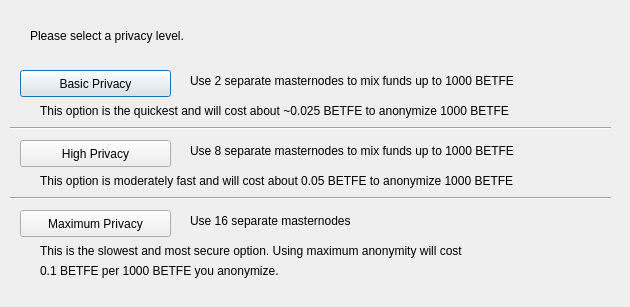
<?xml version="1.0" encoding="UTF-8"?>
<ui version="4.0">
 <class>DarksendConfig</class>
 <widget class="QDialog" name="DarksendConfig">
  <property name="geometry">
   <rect>
    <x>0</x>
    <y>0</y>
    <width>630</width>
    <height>307</height>
   </rect>
  </property>
  <property name="windowTitle">
   <string>Configure PrivateSend</string>
  </property>
  <widget class="QPushButton" name="buttonBasic">
   <property name="geometry">
    <rect>
     <x>20</x>
     <y>70</y>
     <width>151</width>
     <height>27</height>
    </rect>
   </property>
   <property name="text">
    <string>Basic Privacy</string>
   </property>
  </widget>
  <widget class="QPushButton" name="buttonHigh">
   <property name="geometry">
    <rect>
     <x>20</x>
     <y>140</y>
     <width>151</width>
     <height>27</height>
    </rect>
   </property>
   <property name="text">
    <string>High Privacy</string>
   </property>
  </widget>
  <widget class="QPushButton" name="buttonMax">
   <property name="geometry">
    <rect>
     <x>20</x>
     <y>210</y>
     <width>151</width>
     <height>27</height>
    </rect>
   </property>
   <property name="text">
    <string>Maximum Privacy</string>
   </property>
  </widget>
  <widget class="QLabel" name="label">
   <property name="geometry">
    <rect>
     <x>30</x>
     <y>20</y>
     <width>571</width>
     <height>31</height>
    </rect>
   </property>
   <property name="text">
    <string>Please select a privacy level.</string>
   </property>
  </widget>
  <widget class="QLabel" name="label_2">
   <property name="geometry">
    <rect>
     <x>190</x>
     <y>70</y>
     <width>421</width>
     <height>21</height>
    </rect>
   </property>
   <property name="text">
    <string>Use 2 separate masternodes to mix funds up to 1000 BETFE</string>
   </property>
  </widget>
  <widget class="QLabel" name="label_3">
   <property name="geometry">
    <rect>
     <x>190</x>
     <y>140</y>
     <width>411</width>
     <height>21</height>
    </rect>
   </property>
   <property name="text">
    <string>Use 8 separate masternodes to mix funds up to 1000 BETFE</string>
   </property>
  </widget>
  <widget class="QLabel" name="label_4">
   <property name="geometry">
    <rect>
     <x>190</x>
     <y>210</y>
     <width>421</width>
     <height>21</height>
    </rect>
   </property>
   <property name="text">
    <string>Use 16 separate masternodes</string>
   </property>
  </widget>
  <widget class="QLabel" name="label_6">
   <property name="geometry">
    <rect>
     <x>40</x>
     <y>100</y>
     <width>561</width>
     <height>21</height>
    </rect>
   </property>
   <property name="text">
    <string>This option is the quickest and will cost about ~0.025 BETFE to anonymize 1000 BETFE</string>
   </property>
  </widget>
  <widget class="QLabel" name="label_7">
   <property name="geometry">
    <rect>
     <x>40</x>
     <y>170</y>
     <width>561</width>
     <height>21</height>
    </rect>
   </property>
   <property name="text">
    <string>This option is moderately fast and will cost about 0.05 BETFE to anonymize 1000 BETFE</string>
   </property>
  </widget>
  <widget class="QLabel" name="label_8">
   <property name="geometry">
    <rect>
     <x>40</x>
     <y>240</y>
     <width>561</width>
     <height>21</height>
    </rect>
   </property>
   <property name="text">
    <string>This is the slowest and most secure option. Using maximum anonymity will cost</string>
   </property>
  </widget>
  <widget class="QLabel" name="label_9">
   <property name="geometry">
    <rect>
     <x>40</x>
     <y>260</y>
     <width>561</width>
     <height>21</height>
    </rect>
   </property>
   <property name="text">
    <string>0.1 BETFE per 1000 BETFE you anonymize.</string>
   </property>
  </widget>
  <widget class="Line" name="line">
   <property name="geometry">
    <rect>
     <x>10</x>
     <y>120</y>
     <width>601</width>
     <height>16</height>
    </rect>
   </property>
   <property name="orientation">
    <enum>Qt::Horizontal</enum>
   </property>
  </widget>
  <widget class="Line" name="line_2">
   <property name="geometry">
    <rect>
     <x>10</x>
     <y>190</y>
     <width>601</width>
     <height>16</height>
    </rect>
   </property>
   <property name="orientation">
    <enum>Qt::Horizontal</enum>
   </property>
  </widget>
 </widget>
 <resources/>
 <connections/>
</ui>
